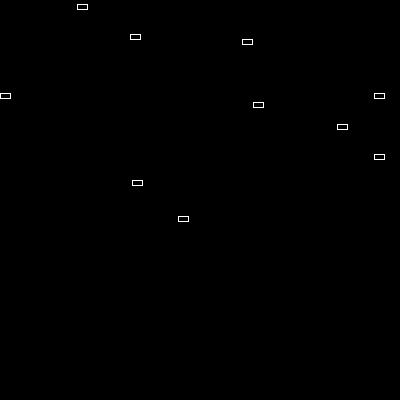
Frame 1 (no input)
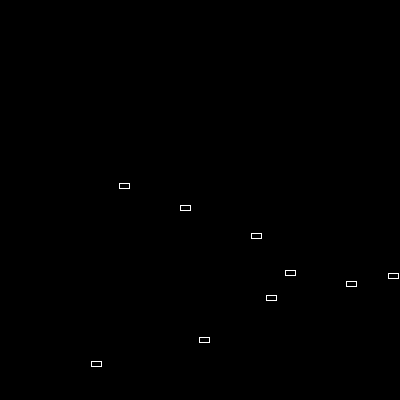
Frame 60 (the mouse pressed at the canvas centre just before this capture)
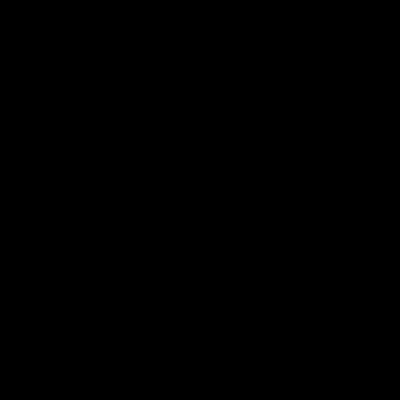
Frame 120 (the mouse held since frame 60 and released just before this capture)

The Processing sketch that drew these frames (run headless with seeded random() and noise(); from frame 60 on, the mouse is pressed at the canvas centre):

// Processing sketch: phyzzics
// ── phyzzics.pde

ArrayList<Phys> objs = new ArrayList<Phys>(); 

void setup() {
  
  size(400,400);
  for (int i = 0; i < 10; i += 1) {
    Phys p = new Phys(random(width), random(height));
    p.randomiseVel();
    objs.add(p);
  }
}

PVector GRAV = new PVector(0,0.1);
void draw() {
  background(0);
  for (Phys p : objs) {
    p.applyForce(GRAV);
    p.update();
    p.draw();
  }
}

// ── Phys.pde
int PHYS_ID = 0;
class Phys {
  final int id;
  {
    PHYS_ID += 1;
    id = PHYS_ID;
  }
  PVector pos, vel, acc, dims, cpos;
  boolean collision_checked = false;
  float wsq;
  
  Phys(float x, float y) {
    pos = new PVector(x,y);
    
    vel = new PVector();
    acc = new PVector();
    dims = new PVector(10,5);
    wsq = dims.x * dims.x;
    cpos = new PVector(pos.x + (dims.x / 2), pos.y + (dims.y / 2));
  }
  void randomiseVel() {
    vel = PVector.random2D();
  }
  
  void applyForce(PVector f) {
    acc.add(f);
  }
  
  boolean collision(float x, float y) {
    boolean rt = false;
    
    float dist = sqDist(x,y,cpos.x, cpos.y);
    
    rt = dist < wsq;
    
    return rt;
  }
  
  void update() {
    vel.add(acc);
    acc.mult(0);
    vel.mult(0.999);
    vel.limit(4);
    
    
    for (Phys p : objs) {
      if (p.id == id) continue;
      
      
    }
    
    pos.add(vel);
    
  }
  
  void draw() {
    pushMatrix();
    stroke(255);
    noFill();
    translate(pos.x, pos.y);
    rectMode(CENTER);
    rect(0,0,dims.x,dims.y);
    popMatrix();
  }
}

float sqDist(float x1, float y1, float x2, float y2) {
  return pow(x1 - x2,2) + pow(y1 - y2,2);
}
